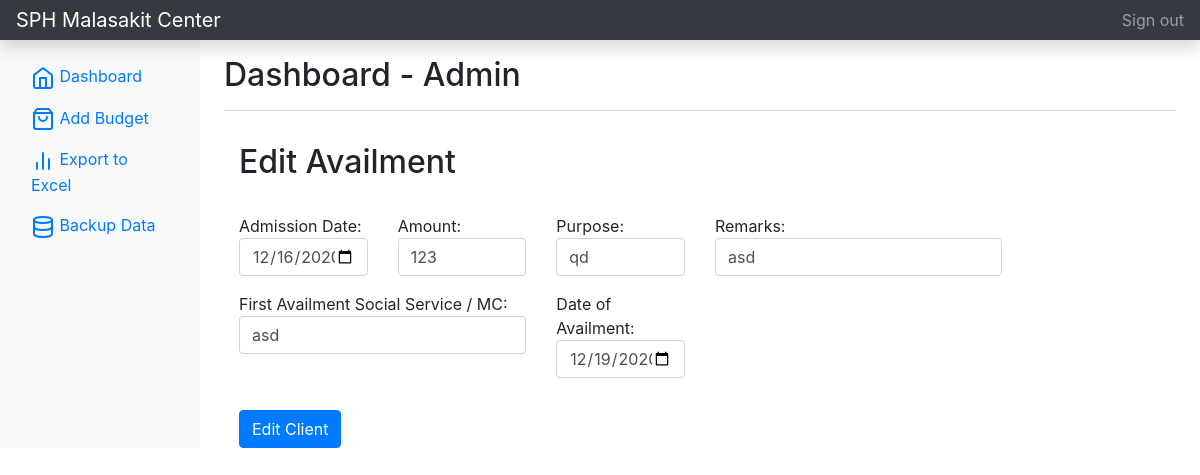
Screenshot of /editAvailment.php?id=1&avail_id=52&client_id=13 (signed in) with the database file from the repository.
### tables this page shows
CREATE TABLE IF NOT EXISTS `listofavailment` (
  `id` int(10) unsigned NOT NULL AUTO_INCREMENT,
  `client_id` int(10) unsigned DEFAULT NULL,
  `user` varchar(50) DEFAULT NULL,
  `admissiondate` varchar(50) DEFAULT NULL,
  `amount` varchar(50) DEFAULT NULL,
  `purpose` varchar(255) DEFAULT NULL,
  `remarks` varchar(255) DEFAULT NULL,
  `firstavailment` varchar(50) DEFAULT NULL,
  `dateofavailment` varchar(50) DEFAULT NULL,
  `status` varchar(50) DEFAULT ' ',
  PRIMARY KEY (`id`)
);

### editAvailment.php (the view, shortened to what this page needs)
<?php
include_once('connection.php');
if (isset($_SESSION['loggedin'])) {
?>
<!doctype html>
<html lang="en">
  <head>
<link href="./assets/css/bootstrap.min.css" rel="stylesheet">
    <link href="./assets/css/bootstrap.min2.css" rel="stylesheet">
  </head>
  <body>
    <nav class="navbar navbar-dark sticky-top bg-dark flex-md-nowrap p-0 shadow">
  <a class="navbar-brand col-md-3 col-lg-2 mr-0 px-3" href="home.php?id=<?php echo $_GET['id'] ?>">SPH Malasakit Center</a>
  <ul class="navbar-nav px-3">
    <li class="nav-item text-nowrap">
      <a class="nav-link" href="logout.php">Sign out</a>
    </li>
  </ul>
</nav>
<div class="container-fluid">
  <div class="row">
  <?php include 'sidebar.php';?>
    <main role="main" class="col-md-9 ml-sm-auto col-lg-10 px-md-4">
      <div class="d-flex justify-content-between flex-wrap flex-md-nowrap align-items-center pt-3 pb-2 mb-3 border-bottom">
        <h1 class="h2">Dashboard - <?php echo $_SESSION['user_fullname'] ?></h1>
      </div>
    <?php
    $avail_id=$_GET['avail_id'];
       $sql = "SELECT * FROM listofavailment WHERE id = $avail_id";
           $result = mysqli_query($conn, $sql);
           if (mysqli_num_rows($result) > 0) {
               while ($row = mysqli_fetch_assoc($result)) {
                   $admissiondate = $row['admissiondate'];
                   $amount = $row['amount'];
                   $purpose = $row['purpose'];
                   $remarks = $row['remarks'];
                   $firstavailment = $row['firstavailment'];
                   $dateofavailment = $row['dateofavailment'];
               }
           }
    ?>
            <div class="container">
                <div class="d-flex justify-content-between flex-wrap flex-md-nowrap align-items-center pt-3 pb-2 mb-3 ">
                    <h1 class="h2">Edit Availment</h1>
                </div>
                    <form action="action.php?id=<?php echo $_GET['id'] ?>&avail_id=<?php echo $_GET['avail_id'] ?>&client_id=<?php echo $_GET['client_id'] ?>" method="POST">
                        <div class="row">
                            <div class="col-2">
                                <div class="form-group">
                                Admission Date:
                                    <input name="admissiondate" type="date" class="form-control" placeholder="Enter Admission Date" required value="<?php echo $admissiondate ?>">
                                </div>
                            </div>
                            <div class="col-2">
                                <div class="form-group">
                                Amount:
                                    <input name="amount" type="number" min="0" step=".01" class="form-control" placeholder="Enter Amount" required value="<?php echo $amount ?>">
                                </div>
                            </div>
                            <div class="col-2">
                                <div class="form-group">
                                Purpose:
                                    <input name="purpose" type="text" class="form-control" placeholder="Enter Purpose" value="<?php echo $purpose ?>">
                                </div>
                            </div>
                            <div class="col-4">
                                <div class="form-group">
                                Remarks:
                                    <input name="remarks" type="text" class="form-control" placeholder="Enter Remarks" value="<?php echo $remarks ?>">
                                </div>
                            </div>
                        </div>
                        <div class="row">
                            <div class="col-4">
                                <div class="form-group">
                                First Availment Social Service / MC:
                                    <input name="firstavailment" type="text" class="form-control" placeholder="Enter First Availment Social Service / MC" value="<?php echo $firstavailment ?>">
                                </div>
                            </div>
                            <div class="col-2">
                                <div class="form-group">
                                Date of Availment:
                                    <input name="dateofavailment" type="date" class="form-control" placeholder="Enter Date of Availment" value="<?php echo $dateofavailment ?>">
                                </div>
                            </div>
                        </div>
                        <button name="btnEditAvailment" type="submit" class="btn btn-primary">Edit Client</button>
                    </form>
            </div>
    </main>
  </div>
</div>
    </body>
</html>
<?php
} else {
    $url = "./index.php";
    $url = str_replace(PHP_EOL, '', $url);
    header("Location: $url");
}
?>

### rows the page displays
listofavailment: admissiondate "12/16/2020", amount "123", purpose "qd", remarks "asd", firstavailment "asd", dateofavailment "12/19/2020"

### other values shown
$_SESSION['user_fullname'] "Admin"
